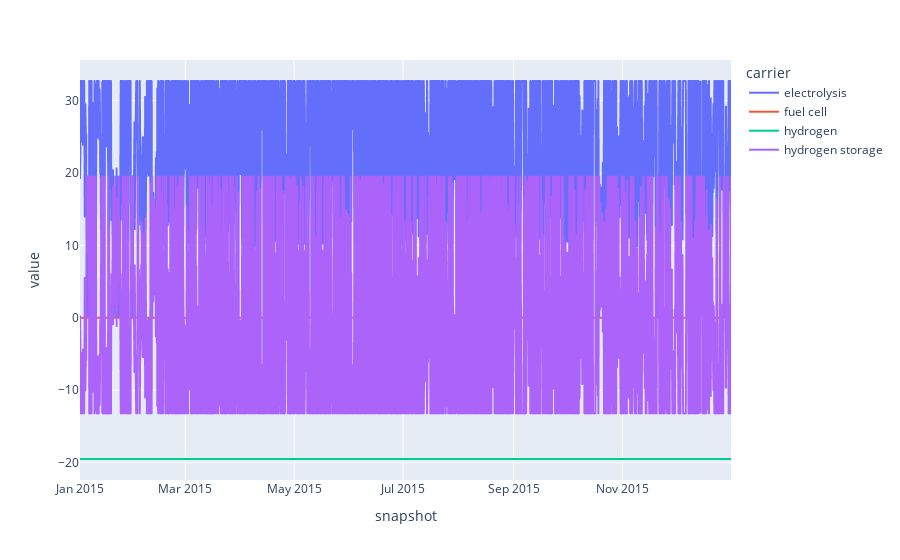

Source (notebook cell):
### Code cell
n.statistics.energy_balance(aggregate_time=False, bus_carrier="hydrogen").div(
    1e3
).groupby("carrier").sum().T.plot()

### Figure 1 — Plotly figure (JSON) as saved in the notebook; plotly's stock layout.template omitted (floating-point values rounded to 4 significant figures; data arrays with more than 128 entries replaced by an {"elided": "..."} marker saying what was removed)
{"data": [{"hovertemplate": "carrier=electrolysis<br>snapshot=%{x}<br>value=%{y}<extra></extra>", "legendgroup": "electrolysis", "line": {"color": "#636efa", "dash": "solid"}, "marker": {"symbol": "circle"}, "mode": "lines", "name": "electrolysis", "showlegend": true, "type": "scattergl", "x": {"elided": "2190 str values"}, "xaxis": "x", "y": {"elided": "2190 float values"}, "yaxis": "y"}, {"hovertemplate": "carrier=fuel cell<br>snapshot=%{x}<br>value=%{y}<extra></extra>", "legendgroup": "fuel cell", "line": {"color": "#EF553B", "dash": "solid"}, "marker": {"symbol": "circle"}, "mode": "lines", "name": "fuel cell", "showlegend": true, "type": "scattergl", "x": {"elided": "2190 str values"}, "xaxis": "x", "y": {"elided": "2190 float values"}, "yaxis": "y"}, {"hovertemplate": "carrier=hydrogen<br>snapshot=%{x}<br>value=%{y}<extra></extra>", "legendgroup": "hydrogen", "line": {"color": "#00cc96", "dash": "solid"}, "marker": {"symbol": "circle"}, "mode": "lines", "name": "hydrogen", "showlegend": true, "type": "scattergl", "x": {"elided": "2190 str values"}, "xaxis": "x", "y": {"elided": "2190 float values"}, "yaxis": "y"}, {"hovertemplate": "carrier=hydrogen storage<br>snapshot=%{x}<br>value=%{y}<extra></extra>", "legendgroup": "hydrogen storage", "line": {"color": "#ab63fa", "dash": "solid"}, "marker": {"symbol": "circle"}, "mode": "lines", "name": "hydrogen storage", "showlegend": true, "type": "scattergl", "x": {"elided": "2190 str values"}, "xaxis": "x", "y": {"elided": "2190 float values"}, "yaxis": "y"}], "layout": {"legend": {"title": {"text": "carrier"}, "tracegroupgap": 0}, "margin": {"t": 60}, "xaxis": {"anchor": "y", "domain": [0, 1], "title": {"text": "snapshot"}}, "yaxis": {"anchor": "x", "domain": [0, 1], "title": {"text": "value"}}}}
